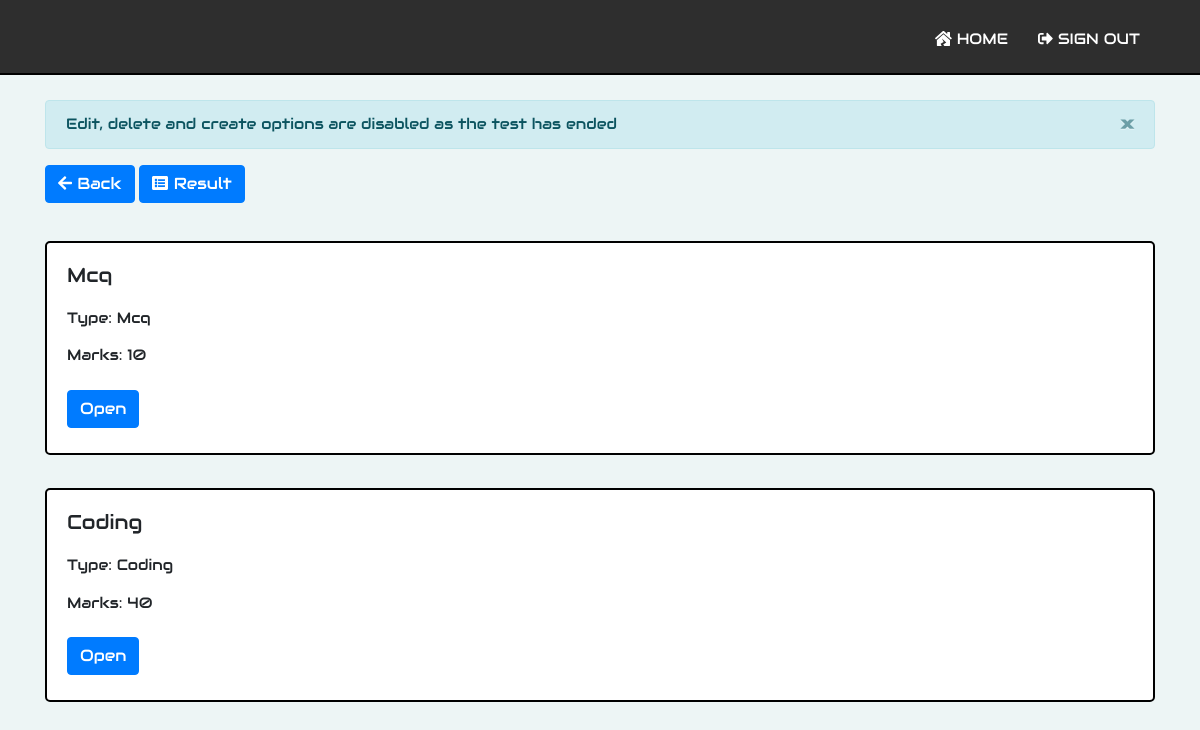
Screenshot of /test/55130a183274f41006809bd2f6bc7f988401444f16970182cae331583947a0d8 (signed in) with the database file from the repository.
### grader/models.py (models this page shows, shortened)
class Problem(models.Model):
    problem_id = models.AutoField(primary_key = True)
    test = models.ForeignKey(Test, on_delete = models.CASCADE)
    title = models.CharField(max_length = 255)
    type = models.CharField(max_length = 255)
    link = models.CharField(max_length = 255)
    data = JSONField()

### grader/views.py (the view)
# urls.py: url(r'^test/(?P<test_link>\w+)$', views.test_view, name='test'),
@login_required
def test_view(request, test_link):
	try:
		test = Test.objects.get(link = test_link)
		role = UserRole.objects.get(user = request.user).role
		cur_time = timezone.localtime(timezone.now())
		if test.start_time >= cur_time and role == 'student':
			return HttpResponseRedirect(reverse('index'))
		if test.user != request.user:
			return HttpResponseRedirect(reverse('index'))
		problems = Problem.objects.all().filter(test = test)
		username = request.user.username
		problems = problems.order_by('-type')
		if len(problems) == 0:
			messages.info(request, 'No problems added to this test')
		is_teacher = True if role == 'teacher' else False
		not_started = True if test.start_time > cur_time else False
		has_ended = True if test.end_time <= cur_time else False
		if test.start_time <= cur_time and test.end_time >= cur_time and role == 'teacher':
			messages.info(request, 'Edit, delete and create options are disabled as the test has started')
		elif test.end_time <= cur_time and role == 'teacher':
			messages.info(request, 'Edit, delete and create options are disabled as the test has ended')
		elif test.end_time <= cur_time and role == 'student':
			messages.info(request, 'The test has ended')
		page = request.GET.get('page', 1)
		paginator = Paginator(problems, 5)
		try:
			paginated_problems = paginator.page(page)
		except PageNotAnInteger:
			paginated_problems = paginator.page(1)
		except EmptyPage:
			paginated_problems = paginator.page(paginator.num_pages)
		context = {
			'title': 'Test - ' + test.title,
			'is_teacher': is_teacher,
			'test_link': test_link,
			'has_ended': has_ended,
			'not_started': not_started,
			'problems': paginated_problems
		}
		return render(request, 'grader/test.html', context=context)
	except Exception as e:
		print(e)
		return HttpResponse('Test not found')

### templates/grader/test.html (shortened to what this page needs)
{% extends "grader/base.html" %}
{% block content %}
    <a class="btn btn-primary" href="{% url 'index' %}"><i class="fas fa-arrow-left"></i> Back</a>
    {% if has_ended %}
        <a class="btn btn-primary" href="{% url 'result' test_link %}"><i class="fas fa-list-alt"></i> Result</a>
    {% endif %}
    {% for problem in problems %}
        <div class="test-card">
            <div class="card-body">
                <h5 class="card-title">{{ problem.title|title }}</h5>
                <p class="card-text">
                    Type: {{ problem.type|title }}
                    <br>
                    Marks: {{ problem.data.marks }}
                </p>
                <a href="{% url 'problem' problem.link %}" class="btn btn-primary">Open</a>
            </div>
        </div>
    {% endfor %}
{% endblock content %}

### static/css/test_view.css (style rules this page uses)
.test-card { background-color: white; border: 2px solid black; margin-top: 3%; padding: 0; border-radius: 5px; line-height: 250%; }

### static/css/pagination.css (style rules this page uses)
a { text-decoration: none; }

### static/css/styles.css (style rules this page uses)
body { font-family: "Audiowide", sans-serif; background-color: #edf5f5; }
html, body { height: 100%; }
body.my-login-page { font-size: 15px; }
.btn { margin-bottom: 5px; }

### rows the page displays
Problem: title "Mcq", type "Mcq", data.marks "10"
Problem: title "Coding", type "Coding", data.marks "40"

### other values shown
{{ message }} "Edit, delete and create options are disabled as the test has ended"
